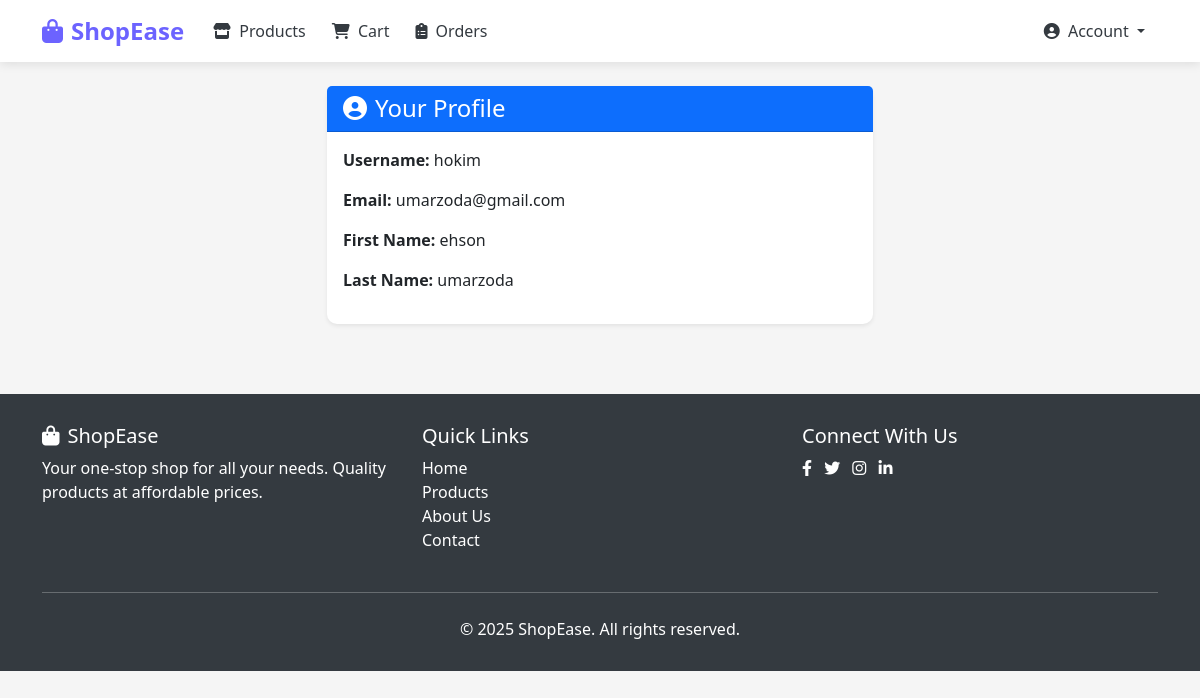
/profile/ (signed in), run on the app's committed database.
### shop/models.py (models this page shows, shortened)
class User(models.Model):
    username = models.CharField(max_length=150, unique=True)
    email = models.EmailField(unique=True)
    password = models.CharField(max_length=128)
    first_name = models.CharField(max_length=30, blank=True)
    last_name = models.CharField(max_length=30, blank=True)
    is_active = models.BooleanField(default=True)
    is_staff = models.BooleanField(default=False)

### shop/views.py (the view)
# urls.py: path('profile/', views.profile, name='profile'),
def profile(request):
    user_id = request.session.get('user_id')
    if not user_id:
        return HttpResponseRedirect(reverse('login'))
    user = get_object_or_404(User, id=user_id)
    return render(request, 'profile.html', {'user': user})

### templates/profile.html (shortened to what this page needs)
{% extends 'base.html' %}
{% block content %}
<div class="row justify-content-center">
    <div class="col-md-6">
        <div class="card shadow-sm">
            <div class="card-header bg-primary text-white">
                <h4 class="mb-0"><i class="fas fa-user-circle me-2"></i>Your Profile</h4>
            </div>
            <div class="card-body">
                <p><strong>Username:</strong> {{ user.username }}</p>
                <p><strong>Email:</strong> {{ user.email }}</p>
                <p><strong>First Name:</strong> {{ user.first_name }}</p>
                <p><strong>Last Name:</strong> {{ user.last_name }}</p>
            </div>
        </div>
    </div>
</div>
{% endblock %}

### templates/base.html (style rules this page uses)
:root { --primary-color: #6c63ff; --secondary-color: #f8f9fa; --dark-color: #343a40; --light-color: #ffffff; --success-color: #28a745; }
body { font-family: 'Segoe UI', Tahoma, Geneva, Verdana, sans-serif; background-color: #f5f5f5; }
.card { border: none; border-radius: 10px; box-shadow: 0 4px 15px rgba(0, 0, 0, 0.05); transition: transform 0.3s, box-shadow 0.3s; margin-bottom: 20px; }

### data on the page
User: username "hokim", email "umarzoda@gmail.com", first_name "ehson", last_name "umarzoda"
